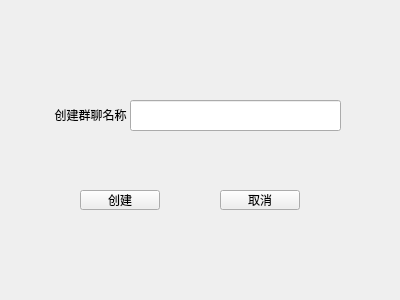
<?xml version="1.0" encoding="UTF-8"?>
<ui version="4.0">
 <class>CreateGroup</class>
 <widget class="QWidget" name="CreateGroup">
  <property name="geometry">
   <rect>
    <x>0</x>
    <y>0</y>
    <width>400</width>
    <height>300</height>
   </rect>
  </property>
  <property name="windowTitle">
   <string>Form</string>
  </property>
  <widget class="QLabel" name="label">
   <property name="geometry">
    <rect>
     <x>40</x>
     <y>100</y>
     <width>101</width>
     <height>31</height>
    </rect>
   </property>
   <property name="text">
    <string>&lt;html&gt;&lt;head/&gt;&lt;body&gt;&lt;p align=&quot;center&quot;&gt;创建群聊名称&lt;/p&gt;&lt;/body&gt;&lt;/html&gt;</string>
   </property>
  </widget>
  <widget class="QLineEdit" name="lineEdit">
   <property name="geometry">
    <rect>
     <x>130</x>
     <y>100</y>
     <width>211</width>
     <height>31</height>
    </rect>
   </property>
  </widget>
  <widget class="QPushButton" name="createButton">
   <property name="geometry">
    <rect>
     <x>80</x>
     <y>190</y>
     <width>80</width>
     <height>20</height>
    </rect>
   </property>
   <property name="text">
    <string>创建</string>
   </property>
  </widget>
  <widget class="QPushButton" name="cancelButton">
   <property name="geometry">
    <rect>
     <x>220</x>
     <y>190</y>
     <width>80</width>
     <height>20</height>
    </rect>
   </property>
   <property name="text">
    <string>取消</string>
   </property>
  </widget>
 </widget>
 <resources/>
 <connections/>
</ui>
